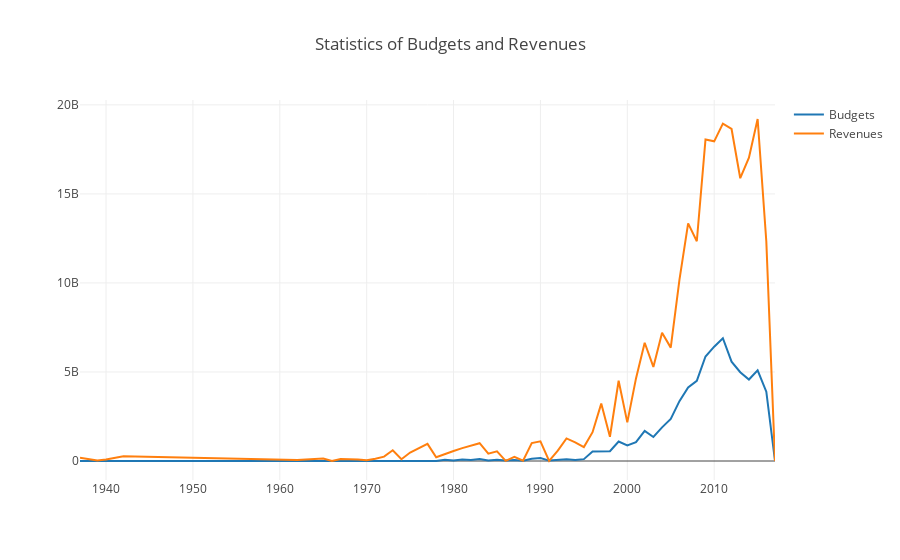

The cell this chart's notebook holds for it:
### Code cell
trace0 = go.Scatter(
    x=years_df.index,
    y=years_df.Budgets,
    name='Budgets'
)

trace1 = go.Scatter(
    x=years_df.index,
    y=years_df.Revenues,
    name='Revenues'
)

data = [trace0, trace1]
layout = {'title': 'Statistics of Budgets and Revenues'}

fig = go.Figure(data=data, layout=layout)

iplot(fig, show_link=False)
